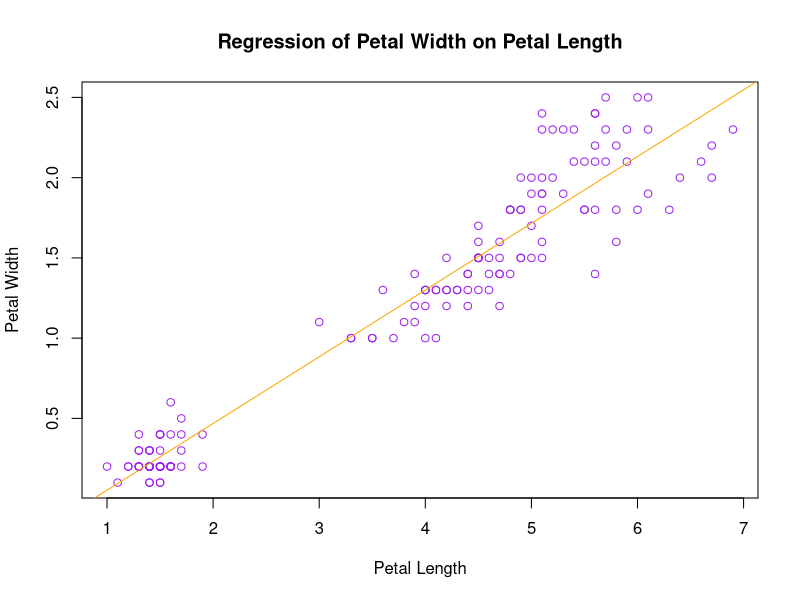
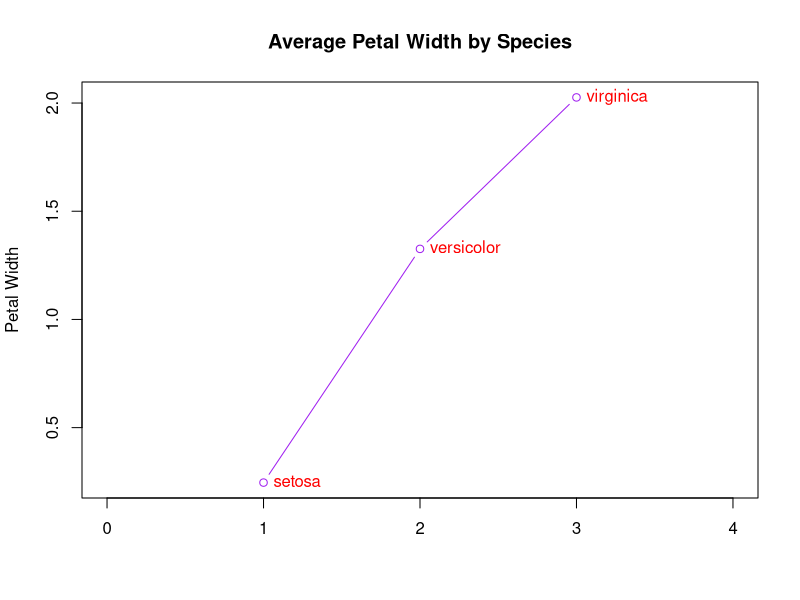
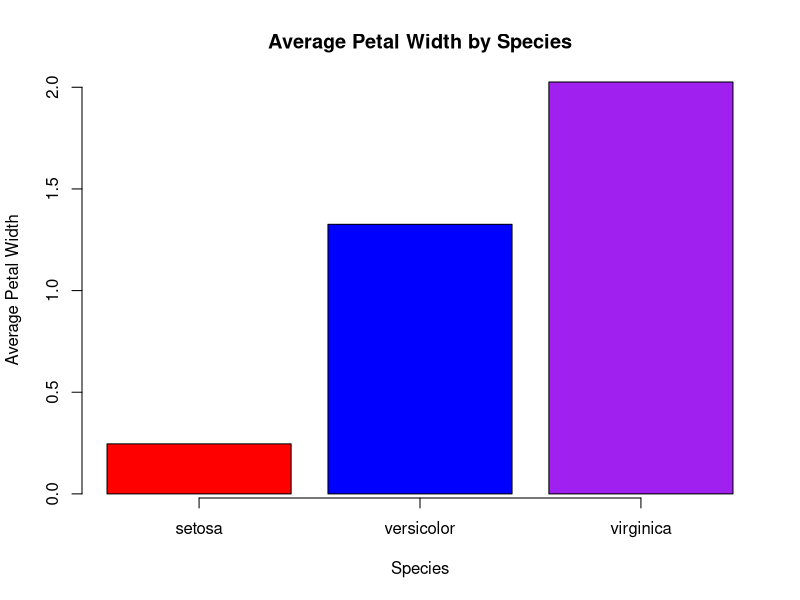
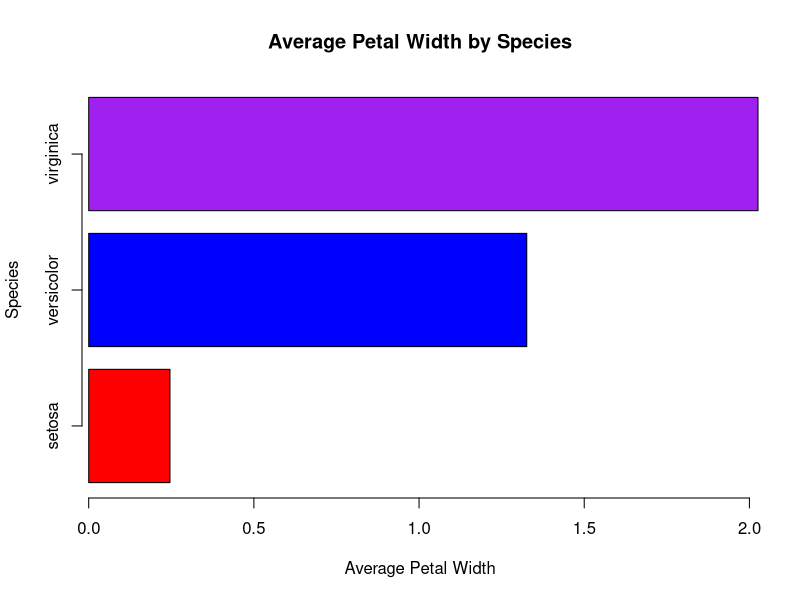
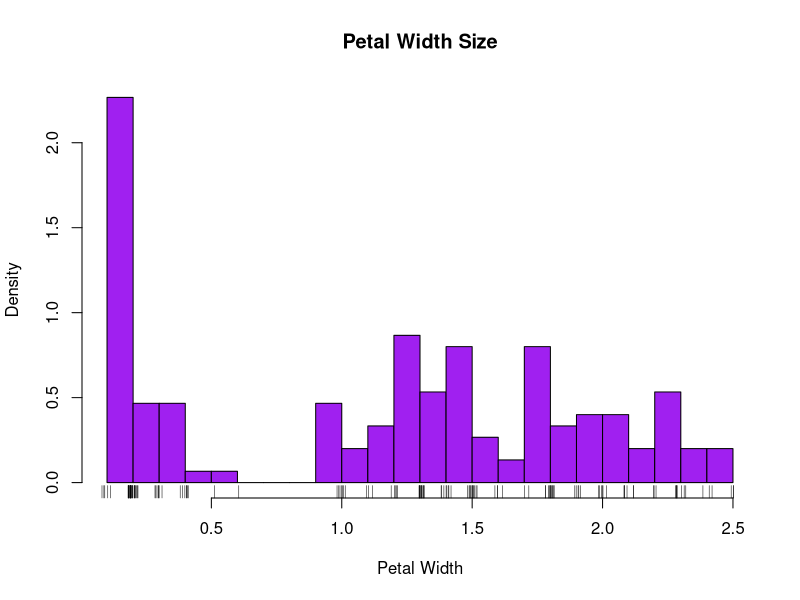
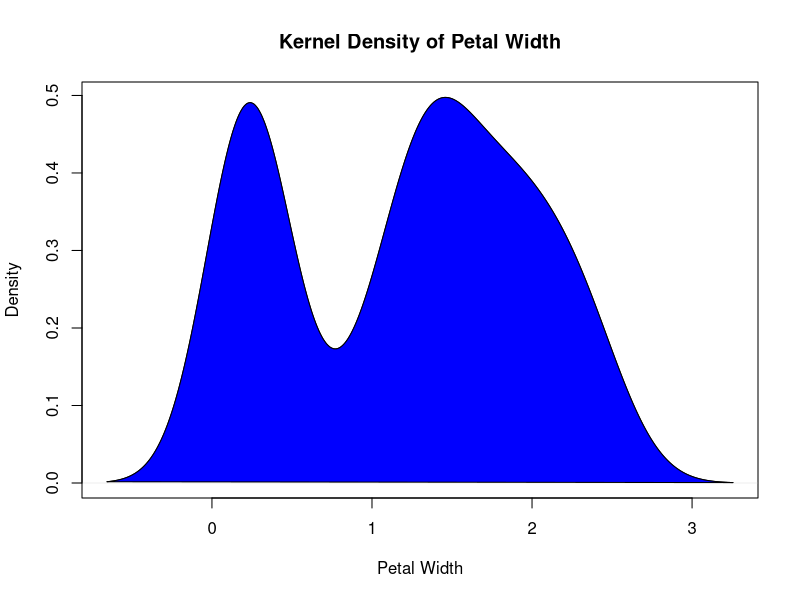
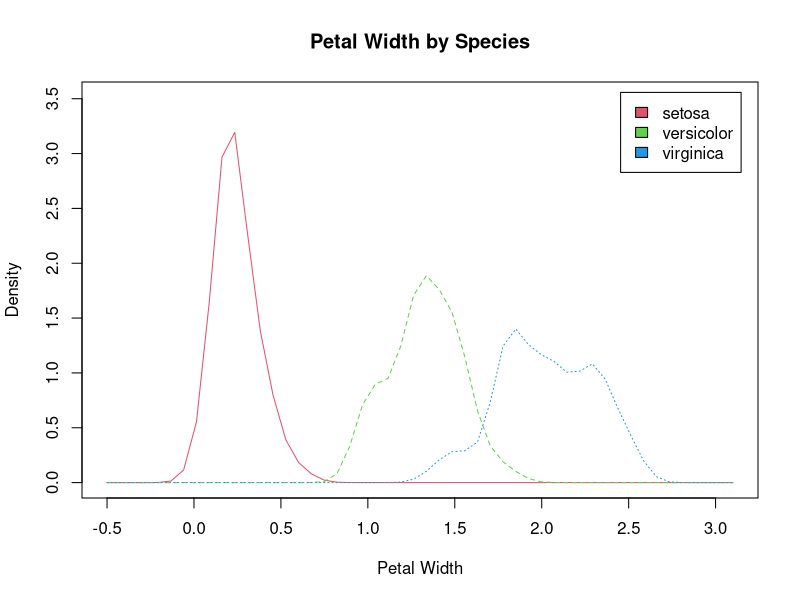
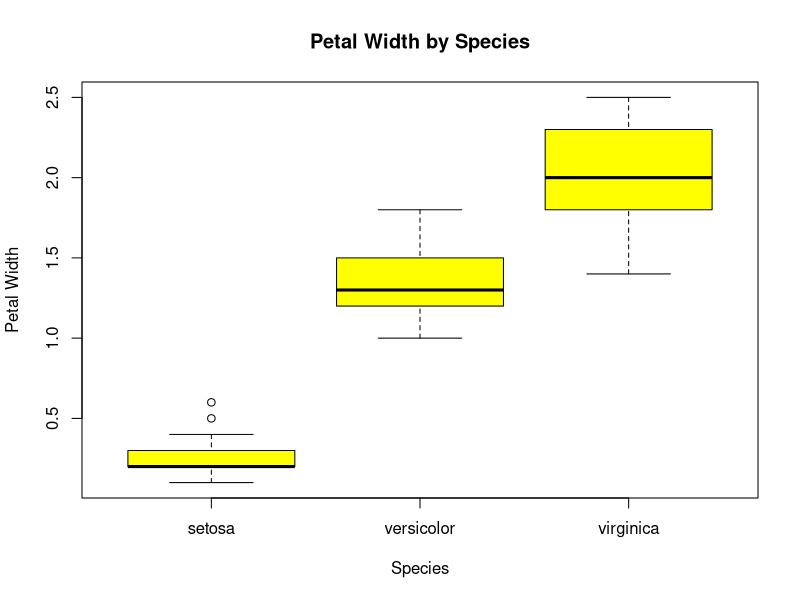

These figures' R source, in order:
## ---- chunk 1
summary(iris)
## ---- chunk 2
par(ask=TRUE)
opar <- par(no.readonly=TRUE) # make a copy of current settings
par(lty=2, pch=17, cex.axis=1, cex.lab=1.1, cex.main=1.5,cex.sub=1)
par(opar)
## ---- chunk 3
plot(iris$Petal.Length, iris$Petal.Width, 
     col="purple",
     main="Regression of Petal Width on Petal Length",
     xlab="Petal Length",
     ylab="Petal Width")
abline(lm(iris$Petal.Width~iris$Petal.Length), col="orange")
## ---- chunk 4
# Find means by Species
means <- aggregate(iris$Petal.Width, by=list(iris$Species), FUN=mean)
means <- means[order(means$x),]  

#line plot
plot(means$x,
     type="b", 
     col="purple",
     main="Average Petal Width by Species",
     xlab="",
     ylab="Petal Width",
     xlim=c(0, 4))

text(means$x,
     labels = means$Group.1,
     pos=4, col="red")
## ---- chunk 5
# vertical barplot
barplot(means$x, 
        names.arg = means$Group.1,
        border = TRUE,
        axis.lty = 1,
        col = c("red", "blue", "purple"),
        main="Average Petal Width by Species",
        xlab="Species", 
        ylab="Average Petal Width")
# horizontal bar plot   
barplot(means$x, 
        names.arg = means$Group.1,
        border = TRUE,
        axis.lty = 1,
        col = c("red", "blue", "purple"),
        main="Average Petal Width by Species", 
        xlab="Average Petal Width", 
        ylab="Species", 
        horiz=TRUE)
## ---- chunk 6
hist(iris$Petal.Width,
     freq=FALSE, 
     breaks=20, 
     #xlim=c(0, 3)
     col="purple", 
     xlab="Petal Width", 
     main="Petal Width Size")
rug(jitter(iris$Petal.Width)) 
## ---- chunk 7
#All Species
d <- density(iris$Petal.Width)                                  
plot(d, 
     main="Kernel Density of Petal Width",
     xlab="Petal Width")       
polygon(d, col="blue", border=NULL)

#Comparison of Species
library(sm)
sm.density.compare(iris$Petal.Width, iris$Species, xlab="Petal Width")
title(main="Petal Width by Species")
legend("topright", inset = .025, levels(iris$Species), fill=c(2:(2+length(levels(iris$Species)))))
## ---- chunk 8
boxplot(iris$Petal.Width~iris$Species,data=iris,
        main="Petal Width by Species", 
        col="yellow",
        xlab="Species", 
        ylab="Petal Width")
## ---- chunk 9
library(vioplot)
x1 <- iris$Petal.Width[iris$Species=="setosa"] 
x2 <- iris$Petal.Width[iris$Species=="versicolor"]
x3 <- iris$Petal.Width[iris$Species=="virginica"]
vioplot(x1, x2, x3, 
        names=c("setosa", "versicolor", "virginica"), 
        col="yellow")
title("Violin Plots of Petal Width")
## ---- chunk 10
x <- iris[order(iris$Petal.Width),]                      
x$species <- factor(x$Species)                                 
x$color[x$Species=="setosa"] <- "red"                              
x$color[x$Species=="versicolor"] <- "blue"
x$color[x$Species=="virginica"] <- "darkgreen" 
dotchart(x$Petal.Width,
         labels = row.names(x),                               
         cex=.7,                                              
         groups = x$Species,                                       
         gcolor = "black",
         color = x$color,
         main = "Petal Width by Species",
         xlab = "Petal Width")
## ---- chunk 11
slices <- means$x 
lbls <- means$Group.1

val <- slices                      
lbls <- paste(lbls, val) 
lbls <- paste(lbls,sep="")
pie(slices,labels = lbls, col=rainbow(length(lbls)),
    main="Pie Chart with Average Petal Width Comparison")
## ---- chunk 12
library(ggplot2)
ggplot(data=iris, aes(x=iris$Petal.Length, y=iris$Petal.Width)) +
  geom_point(pch=17, color="blue", size=2) +
  geom_smooth(method="lm", color="red", linetype=2) +
  labs(title="Regression of Petal Width on Petal Length", x="Petal Length", y="Petal Width")
## ---- chunk 13
ggplot(means, aes(x=means$Group.1, y=means$x)) +
  geom_line(color="blue", size=2) +
  labs(title="Average Petal Width by Species", x="Species", y="Petal Width")
## ---- chunk 14
ggplot(iris, aes(x=iris$Species)) + 
  geom_bar(fill="blue") +
  labs(title="Count of Species", x="Species", y="Count")
## ---- chunk 15
ggplot(iris, aes(x=iris$Petal.Width)) + 
  geom_histogram(fill="blue") +
  labs(title="Frequency of Petal Width", x="Petal Width", y="Count")
## ---- chunk 16
ggplot(iris, aes(x=iris$Petal.Width, fill=iris$Species)) + 
  geom_density(alpha=.3) +
  labs(title="Petal Width by Species", x="Species", y="Petal Width", fill="Species")
## ---- chunk 17
ggplot(iris, aes(x=iris$Species, y=iris$Petal.Width)) + 
  geom_boxplot(fill="yellow") +
  labs(title="Petal Width by Species", x="Species", y="Petal Width")
## ---- chunk 18
ggplot(iris, aes(x=iris$Species, y=iris$Petal.Width)) + 
  geom_violin(fill="light green") +
  geom_boxplot(fill="yellow", width=.1) +
  labs(title="Petal Width by Species", x="Species", y="Petal Width")
